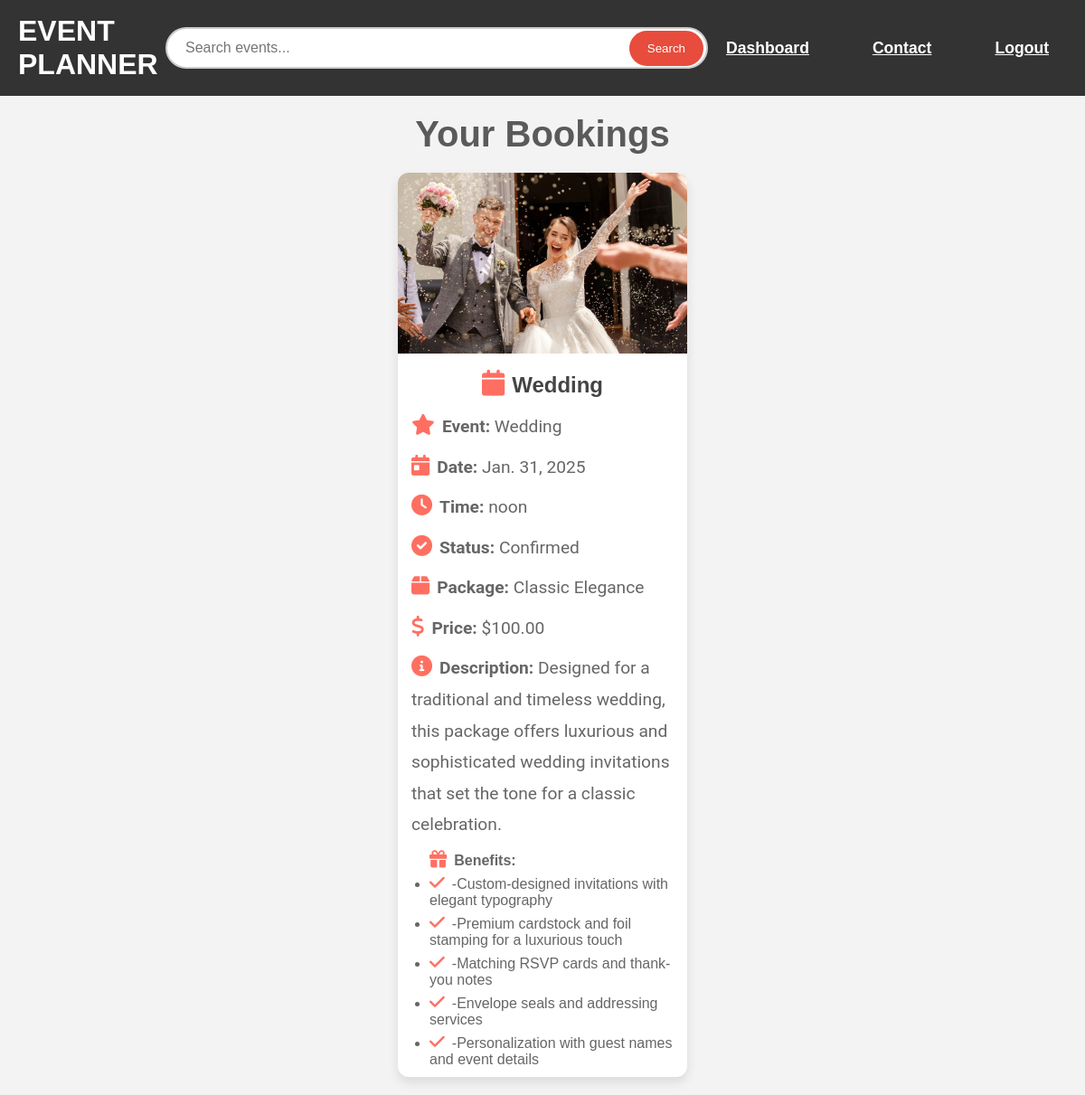
The page /category/1/bookings/ (signed in) on the database its author committed.
### main/models.py (models this page shows, shortened)
class Booking(models.Model):
    STATUS_CHOICES = [
        ('Pending', 'Pending'),
        ('Confirmed', 'Confirmed'),
        ('Canceled', 'Canceled'),
    ]
    user = models.ForeignKey(User, on_delete=models.CASCADE)
    event = models.ForeignKey('Event', on_delete=models.CASCADE, null=True, blank=True)
    category = models.ForeignKey('Category', on_delete=models.CASCADE, null=True)
    status = models.CharField(max_length=20, choices=STATUS_CHOICES, default='Pending')
    created_at = models.DateTimeField(auto_now_add=True)
    date = models.DateField(null=True)
    time = models.TimeField(null=True)

class Category(models.Model):
    name = models.CharField(max_length=100, unique=True)
    image = models.ImageField(upload_to='categories/', blank=True, null=True)

class Event(models.Model):
    title = models.CharField(max_length=200)
    category = models.ForeignKey(Category, on_delete=models.CASCADE, related_name="events", null=True)

class Package(models.Model):
    name = models.CharField(max_length=200)
    description = models.TextField()
    price = models.DecimalField(max_digits=10, decimal_places=2)
    benefits = models.TextField(help_text="List the benefits of this package")
    category = models.ForeignKey(Category, on_delete=models.CASCADE, related_name="packages")
    events = models.ManyToManyField(Event, related_name="packages")
    image = models.ImageField(upload_to='packages/')
    available = models.BooleanField(default=True)

### main/views.py (the view)
# urls.py: path('category/<int:category_id>/bookings/', views.category_bookings, name='category_bookings'),
def category_bookings(request, category_id):
    if not request.user.is_authenticated:
        return render(request, 'main/login.html')
    category = get_object_or_404(Category, id=category_id)
    bookings = Booking.objects.filter(user=request.user, category=category)
    return render(request, 'main/category_bookings.html', {
        'category': category,
        'bookings': bookings,
    })

### main/templates/main/category_bookings.html
{% extends 'base.html' %}
{% load static %}
{% block content %}
<section class="bookings-container">
    <h2>Your Bookings</h2>
    {% if bookings %}
        <div class="bookings-list">
            {% for booking in bookings %}
                <div class="booking-card">
                    {% if booking.category.image %}
                        <img src="{{ booking.category.image.url }}" alt="{{ booking.category.name }}">
                    {% endif %}
                    <h3><i class="icon fa fa-calendar"></i>{{ booking.category.name }}</h3>
                    {% if booking.event %}
                        <p><i class="icon fa fa-star"></i><strong>Event:</strong> {{ booking.event.title }}</p>
                    {% endif %}
                    <p><i class="icon fa fa-calendar-day"></i><strong>Date:</strong> {{ booking.date }}</p>
                    <p><i class="icon fa fa-clock"></i><strong>Time:</strong> {{ booking.time }}</p>
                    <p><i class="icon fa fa-check-circle"></i><strong>Status:</strong> {{ booking.status }}</p>
                    {% if booking.category.packages.all %}
                        <p><i class="icon fa fa-box"></i><strong>Package:</strong> {{ booking.category.packages.first.name }}</p>
                        <p><i class="icon fa fa-dollar-sign"></i><strong>Price:</strong> ${{ booking.category.packages.first.price }}</p>
                        <p><i class="icon fa fa-info-circle"></i><strong>Description:</strong> {{ booking.category.packages.first.description }}</p>
                        <ul>
                            <strong><i class="icon fa fa-gift"></i>Benefits:</strong>
                            {% for benefit in booking.category.packages.first.benefits.splitlines %}
                                <li><i class="icon fa fa-check"></i>{{ benefit }}</li>
                            {% endfor %}
                        </ul>
                    {% endif %}
                </div>
            {% endfor %}
        </div>
    {% else %}
        <p>No bookings found.</p>
    {% endif %}
</section>
{% endblock %}

### main/static/css/style.css (style rules this page uses)
* { margin: 0; padding: 0; box-sizing: border-box; }
body { font-family: Arial, sans-serif; background: #f4f4f4; }
body { font-family: 'Arial', sans-serif; background: #f9f9f9; color: #333; }
p { font-size: 1.2rem; color: #7f8c8d; margin-bottom: 40px; line-height: 1.8; font-family: 'Roboto', sans-serif; }
*, *:before, *:after { box-sizing: border-box; }
body { margin: 0; }
body { font-family: Arial, sans-serif; background-color: #f4f4f9; margin: 0; padding: 0; }
body { font-family: 'Arial', sans-serif; background: #f3f3f3; }
.bookings-container { padding: 20px; text-align: center; }
h2 { font-size: 2.5em; margin-bottom: 20px; color: #5a5a5a; }
.bookings-list { display: flex; flex-wrap: wrap; gap: 20px; justify-content: center; }
.booking-card { width: 320px; background: #fff; border-radius: 12px; box-shadow: 0 6px 12px rgba(0, 0, 0, 0.1); overflow: hidden; transition: transform 0.3s, box-shadow 0.3s; animation: fade-in 0.6s ease-out; }
.booking-card img { width: 100%; height: 200px; object-fit: cover; }
.booking-card h3 { margin: 15px 0; font-size: 1.5em; color: #444; }
.booking-card p, .booking-card ul { margin: 10px 15px; color: #666; text-align: left; }
.booking-card ul { padding-left: 20px; }
.booking-card li { margin: 5px 0; }
.icon { font-size: 1.2em; margin-right: 8px; color: #ff6f61; }

### rows shown on the page
Booking: category.image (picture), category.name "Wedding", event "Wedding", date "Jan. 31, 2025", time "noon", status "Confirmed", category.packages.first.name "Classic Elegance", category.packages.first.price "100.00", category.packages.first.description "Designed for a traditional and timeless wedding, this package offers luxurious and sophisticated wedding invitations that set the tone for a classic celebration.", splitlines "-Custom-designed invitations with elegant typography" "-Premium cardstock and foil stamping for a luxurious touch" "-Matching RSVP cards and thank-you notes" "-Envelope seals and addressing services" "-Personalization with guest names and event details"
